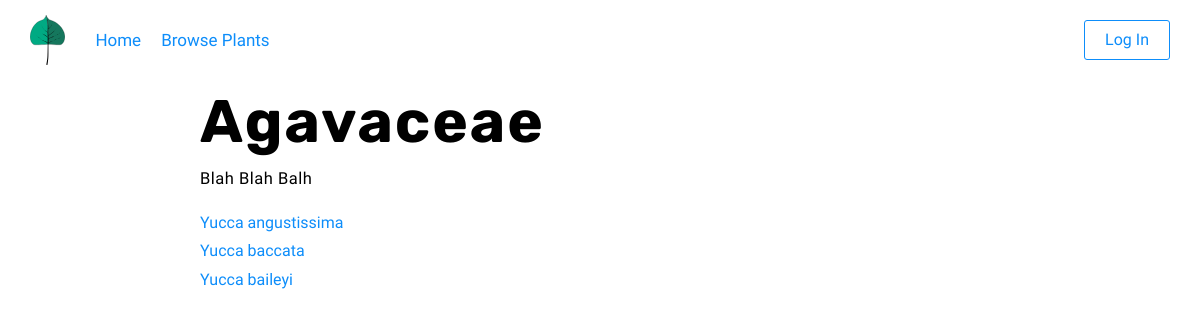
The app's page /plants/family/4/ with its own data.
### plants/models.py (models this page shows, shortened)
class Family(models.Model):
    family = models.CharField(max_length = 100)
    family_description = models.TextField(null = True)

class plant_basics(models.Model):
    genus = models.CharField(max_length = 500)
    species = models.CharField(max_length = 500)
    symbol = models.CharField(max_length = 6, null = True)
    common_name = models.CharField(max_length = 100, null = True)
    description = models.TextField(null = True)
    image = models.ImageField(upload_to='images/', blank = True, null = True)
    family = models.ForeignKey(Family, on_delete = models.PROTECT, null = True)

### plants/views.py (the view)
# urls.py: path('family/<int:pk>/', views.FamilyDetailView.as_view(), name = 'family-detail'),
class FamilyDetailView(generic.DetailView):
    model = Family
    template_name = 'plants/family-detail.html'

### plants/templates/plants/family-detail.html (shortened to what this page needs)
{% extends 'base.html'%}
{% block content%}
<h1>{{ object.family }}</h1>
<p>{{ object.family_description }}</p>
<ul>
  {% for species in object.plant_basics_set.all %}
    <li><a href="{% url 'plants:detail' species.id %}">{{ species.genus }} {{species.species}}</a></li>
  {% endfor %}
</ul>
{% endblock %}

### static/css/main.css (style rules this page uses)
a,abbr,address,article,aside,audio,blockquote,body,canvas,caption,cite,code,dd,del,details,dfn,div,dl,dt,em,fieldset,figcaption,figure,footer,form,h1,h2,h3,h4,h5,h6,header,hgroup,html,iframe,img,ins,label,legend,li,main,mark,nav,ol,p,pre,q,section,small,span,strike,strong,sub,summary,sup,table,tbody,td,tfoot,th,thead,time,tr,ul,video { margin:0;padding:0;border:0 }
html { font-size:62.5% }
* { font-family:inherit;font-size:inherit;line-height:inherit }
a,a:visited { color:inherit }
* { box-sizing:border-box }
:after,:before { box-sizing:inherit }
ol,ul { list-style:none }
body { font-family:PT Sans,sans-serif;font-size:1.6rem;line-height:1.8 }
h1,h2,h3,h4 { font-family:Rubik,sans-serif;font-weight:900 }
p { font-family:PT Sans,sans-serif;line-height:1.8;font-size:1.65rem;letter-spacing:.05rem;margin-bottom:1.5rem }
a,p { font-weight:400 }
a { text-decoration:none }
a,a:visited { color:#0d8dfa }
h1,li a:hover,p a:hover { font-weight:700 }
h1 { font-size:6rem;line-height:1.4;letter-spacing:.2rem }
.content a,.content form,.content h1,.content h2,.content h3,.content h4,.content li,.content ol,.content p,.content ul { max-width:800px;width:100%;margin-left:auto;margin-right:auto }

### records on screen
Family: family "Agavaceae", family_description "Blah Blah Balh"
plant_basics: genus "Yucca", species "angustissima"
plant_basics: genus "Yucca", species "baccata"
plant_basics: genus "Yucca", species "baileyi"
